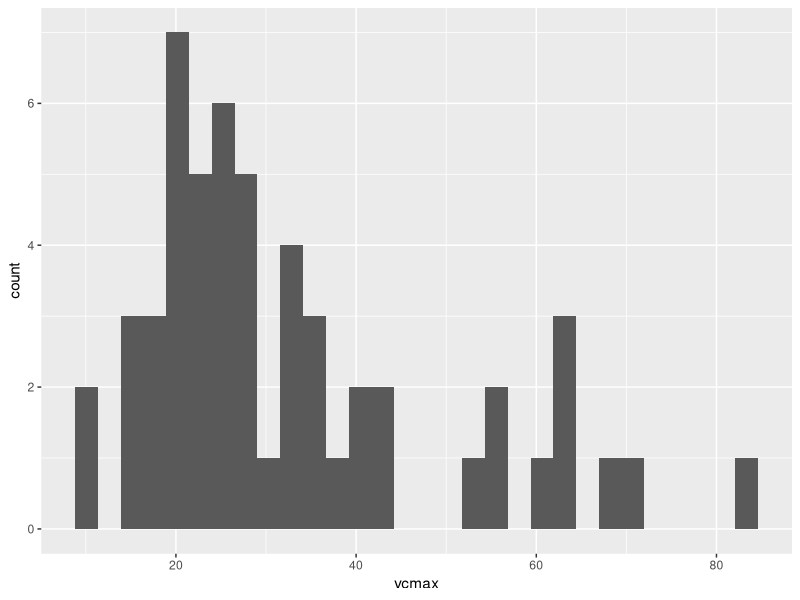
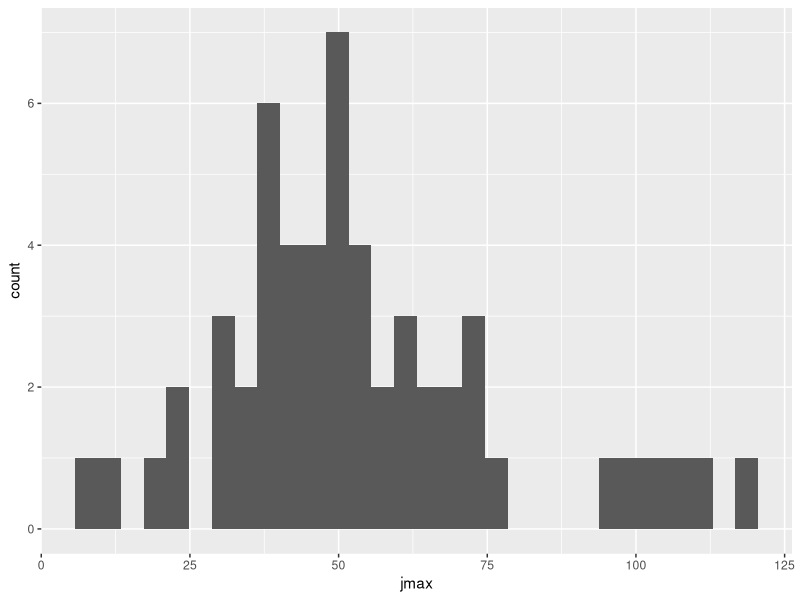
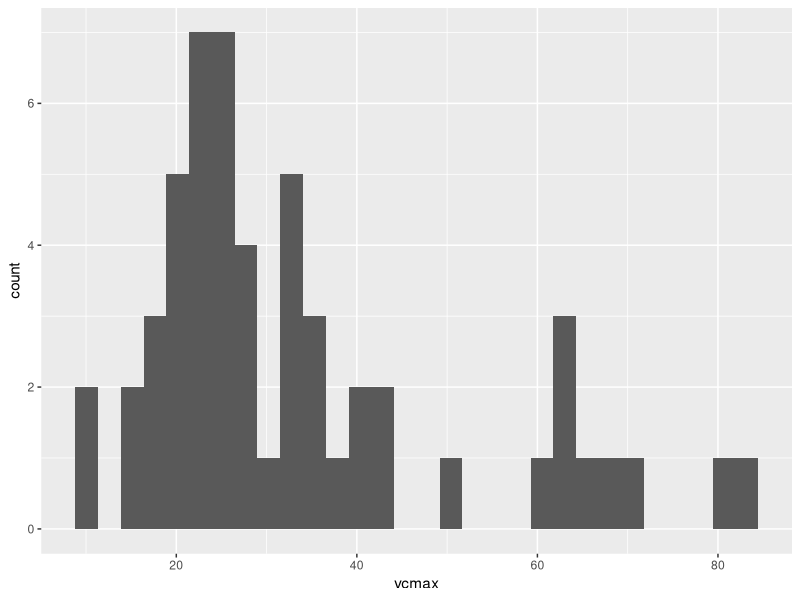
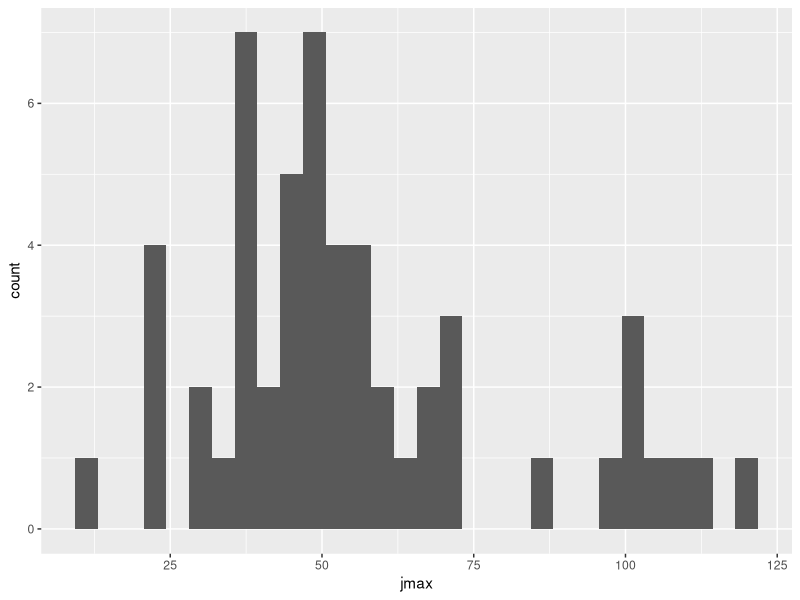
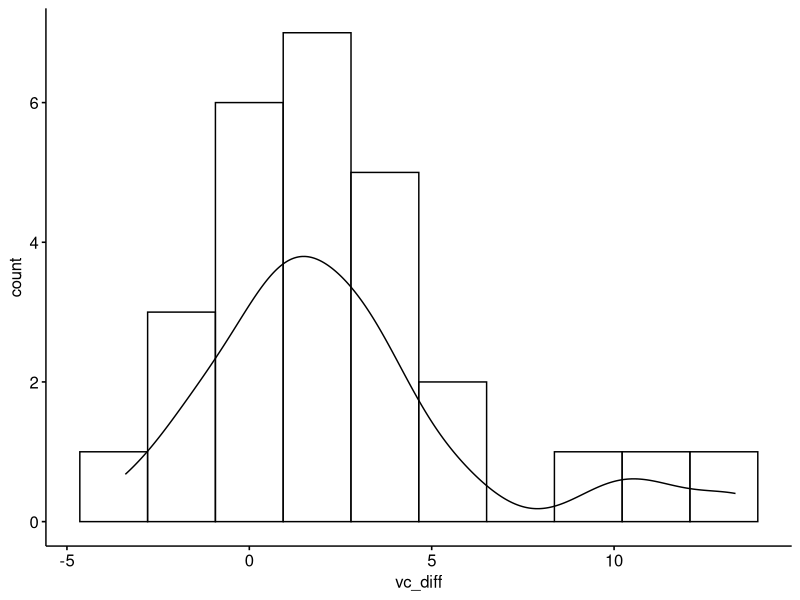
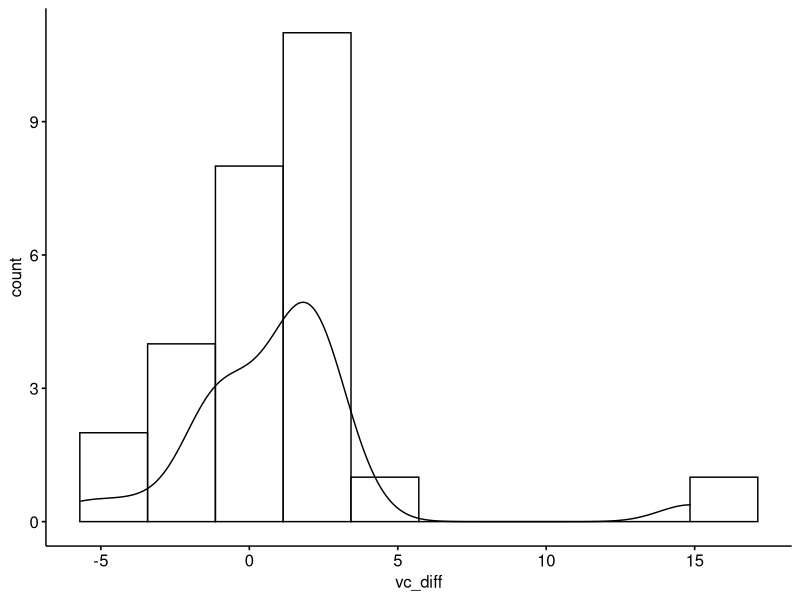
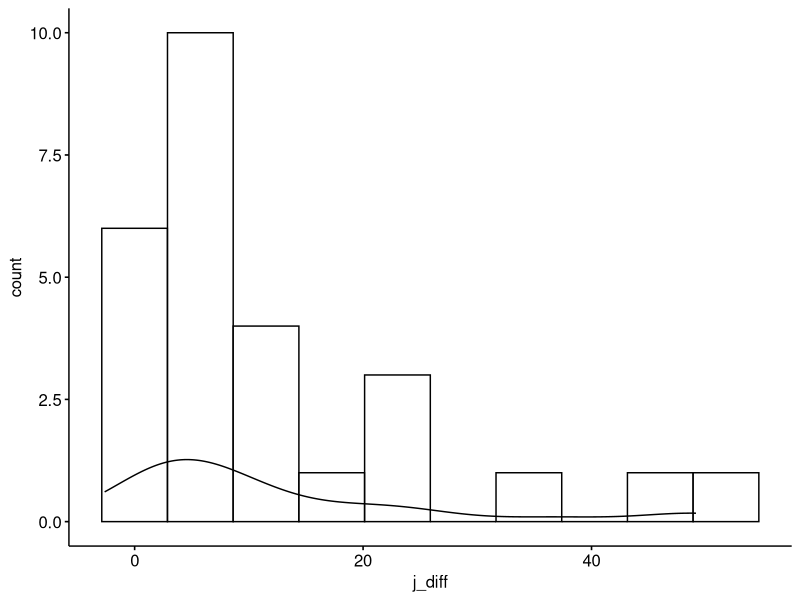
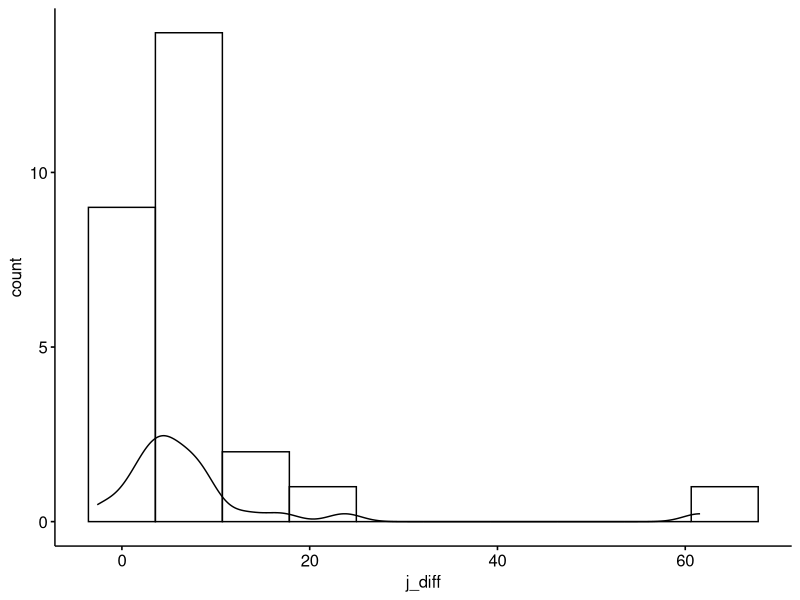

These charts were generated, in order, by the following R code: (Note: this script raises an error after producing the figures.)
# Computing statistical analysis on the A/Ci curve fits from 2_Tapajos_Fit_ACi.R
# Using the 'photosynthesis' package

######### Check to see which of these packages we actually need
library(tidyverse) 
library(ggpubr) 
library(car)
library(rstatix)
library(reshape2) 
library(here) 


# Load and Subset the datasets -------------------------------------------

### Tree ids
ids <- read.csv(here("3_Clean_data/id_codebook.csv")) #%>% 
    #rename(treeid = ï..treeid)

### Excluding K6709L3 as the SS curve was not a matched pair with the DAT curve

pho_dat <- read.csv(file = here("5_Results/DAT_photo_pars_crct_noTPU.csv"), 
                    sep = ",", 
                    header = TRUE, na.strings = 1000) %>% 
    ## TPU values at 1000 are coded as NA
    subset(ID != "K6709L3")

pho_SS <- read.csv(file = here("5_Results/SS_photo_pars_crct_noTPU.csv"),
                   sep = ",", 
                   header = TRUE, na.strings = 1000) %>% 
    subset(ID != "K6709L3")


pho_dat_tpu <- read.csv(file = here("5_Results/DAT_photo_pars_crct_TPU.csv"),
                        sep = ",", 
                        header = TRUE, na.strings = 1000) %>%  
    ## TPU values at 1000 are coded as NA
    subset(ID != "K6709L3")



pho_SS_tpu <- read.csv(file = here("5_Results/SS_photo_pars_crct_TPU.csv"),
                       sep = ",", 
                       header = TRUE, na.strings = 1000) %>% 
    subset(ID != "K6709L3")


### Append the datasets together (separate for TPU and noTPU)
pho_both <- rbind(pho_dat, pho_SS)
pho_both_tpu <- rbind(pho_dat_tpu, pho_SS_tpu)


# Subset out the No overshoot data

pho_nd <- pho_dat %>% 
    subset(ID != "K6707L2" & ID != "K6707L2-2" & ID != "K6707L1" & ID != "K6707L1-1" & ID != "K6709L6" & ID != "K6714L2" & ID != "K6714L1" & ID != "K6702L1" & ID != "K6706L2" & ID != "K6706L1" & ID != "K6709L2")

pho_nd_tpu <- pho_dat_tpu %>% 
    subset(ID != "K6707L2" & ID != "K6707L2-2" & ID != "K6707L1" & ID != "K6707L1-1" & ID != "K6709L6" & ID != "K6714L2" & ID != "K6714L1" & ID != "K6702L1" & ID != "K6706L2" & ID != "K6706L1" & ID != "K6709L2")

### Append those datasets together
pho_nd_both <- rbind(pho_nd, pho_SS)
pho_nd_both_tpu <- rbind(pho_nd_tpu, pho_SS_tpu)


# Initial Processing/Grouping ----------------------------------

# Full data, no TPU

pho_leaf <- mutate(pho_both, leaf_unique = substring(ID, 1, 7))
pho_stat <- select(pho_leaf, 
                   'curv_meth', 'Best_Vcmax_25C', 'Best_Jmax_25C',
                   'V_TPU', 'ID', 'treeid',
                   'leaf_unique', "V_cmax_se", "J_se", "V_TPU_se") %>% 
    rename(.,
           vcmax = Best_Vcmax_25C,
           jmax = Best_Jmax_25C,
           tpu = V_TPU,
           leaf_id = ID) %>% 
    mutate(fit_type = "no_tpu")
# Describe factor levels: 0 is SS, 1 is DAT
# pho_stat$curv_meth <- factor(pho_stat$curv_meth) ########## Is this necessary?

write.csv(pho_stat, file = here("3_Clean_data/pho_stat.csv"))

# Full data, with TPU
pho_leaf_tpu <- mutate(pho_both_tpu, leaf_unique = substring(ID, 1, 7))
pho_stat_tpu <- select(pho_leaf_tpu,
                       'curv_meth', 'Best_Vcmax_25C', 'Best_Jmax_25C', 
                       'V_TPU', 'ID', 'treeid',
                       'leaf_unique', 'V_cmax_se', 'J_se', 'V_TPU_se') %>% 
    rename(.,
           vcmax = Best_Vcmax_25C,
           jmax = Best_Jmax_25C,
           tpu = V_TPU,
           leaf_id = ID) %>% 
    mutate(fit_type = "tpu")
# Describe factor levels: 0 is SS, 1 is DAT
# pho_stat_tpu$curv_meth <- factor(pho_stat_tpu$curv_meth)

write.csv(pho_stat_tpu, file = here("3_Clean_data/pho_stat_tpu.csv"))



### Bind the results together
all_results <- rbind(pho_stat, pho_stat_tpu)




# No overshoot, no TPU
pho_nd_leaf <- mutate(pho_nd_both, leaf_unique = substring(ID, 1, 7))
pho_nd_stat <- select(pho_nd_leaf, 'curv_meth', 
                      'Best_Vcmax_25C', 'Best_Jmax_25C',
                      'V_TPU', 'ID', 'treeid',
                      'leaf_unique', 'V_cmax_se', 'J_se', 'V_TPU_se') %>% 
    rename(.,
           vcmax = Best_Vcmax_25C,
           jmax = Best_Jmax_25C,
           tpu = V_TPU,
           leaf_id = ID) %>%
    mutate(fit_type = "no_tpu")
#Describe factor levels: 0 is SS, 1 is DAT
# pho_nd_stat$curv_meth <- factor(pho_nd_stat$curv_meth)

write.csv(pho_nd_stat, file = here("3_Clean_data/pho_nd_stat.csv"))



# No overshoot, with TPU
pho_nd_leaf_tpu <- mutate(pho_nd_both_tpu, leaf_unique = substring(ID, 1, 7))
pho_nd_stat_tpu <- select(pho_nd_leaf_tpu, 'curv_meth', 'Best_Vcmax_25C', 
                          'Best_Jmax_25C', 'V_TPU', 'treeid',
                          'ID', 'leaf_unique', "V_cmax_se", "J_se", 'V_TPU_se') %>% 
    rename(.,
           vcmax = Best_Vcmax_25C,
           jmax = Best_Jmax_25C,
           tpu = V_TPU,
           leaf_id = ID) %>% 
    mutate(fit_type = "tpu")
#Describe factor levels: 0 is SS, 1 is DAT
# pho_nd_stat_tpu$curv_meth <- factor(pho_nd_stat_tpu$curv_meth)

write.csv(pho_nd_stat_tpu, file = here("3_Clean_data/pho_nd_stat_tpu.csv"))

# Calculate mean Vcmax and Jmax values: All Data ------------------------------------

### Create summary table for WITH TPU results
tpu_results_grp <- pho_stat_tpu %>%
    group_by(curv_meth, leaf_unique) %>% 
    summarise(vcmax = mean(vcmax),
            jmax = mean(jmax)) %>% 
    mutate(fit_type = "tpu",
           treeid = substring(leaf_unique, 1, 5))


### Create summary table for WITHOUT TPU results
notpu_results_grp <- pho_stat %>%
    group_by(curv_meth, leaf_unique) %>% 
    summarise(vcmax = mean(vcmax),
            jmax = mean(jmax)) %>%
    mutate(fit_type = "no_tpu",
           treeid = substring(leaf_unique, 1, 5))

### Merge the summary tables together
all_avg_lf_res <- rbind(tpu_results_grp, notpu_results_grp)
#all_avg_lf_res$fit_type <- factor(all_avg_lf_res$fit_type)


# WITH TPU results

### Pull out the DAT and SS results to concatenate width-wise to calculate differences

## Pull out the DAT results
dat_res_tpu_summ <- filter(tpu_results_grp, curv_meth == "DAT") %>% 
    rename(dat_vcmax = vcmax,
           dat_jmax = jmax)

## Pull out the SS results
ss_res_tpu_summ <- filter(tpu_results_grp, curv_meth == "SS") %>% 
    rename(ss_vcmax = vcmax,
           ss_jmax = jmax)


## Join datasets, calculate diff and SE
diff_tpu_lf <- full_join(dat_res_tpu_summ, ss_res_tpu_summ, 
                          by = c("leaf_unique", "treeid", "fit_type")) %>% 
    mutate(vc_diff = ss_vcmax - dat_vcmax,
           j_diff = ss_jmax - dat_jmax) 


diff_tpu_tree <- ungroup(diff_tpu_lf) %>%
    group_by(treeid) %>% 
    mutate(vc_diff_se = sd(vc_diff)/sqrt(nrow(dat_res_tpu_summ))) %>% 
    mutate(j_diff_se = sd(j_diff)/sqrt(nrow(dat_res_tpu_summ))) %>% 
    summarize(vc_diff = mean(vc_diff),
              j_diff = mean(j_diff),
              vc_diff_se = mean(vc_diff_se),
              j_diff_se = mean(j_diff_se))


### Adding back in the relative canopy position and sorting by height
rel_can_pos <- select(ids, treeid, rel_can_pos)
diff_tpu_tree <- left_join(diff_tpu_tree, rel_can_pos, by = "treeid")
diff_tpu_tree <- diff_tpu_tree[order(diff_tpu_tree$rel_can_pos, decreasing = TRUE),]

diff_tpu_tree_codes <- left_join(diff_tpu_tree, ids, by = "treeid")


### Write .csv file of WITH TPU differences
write.csv(diff_tpu_tree_codes, here("5_Results/tree_diffs_summary_TPU.csv"))
write.csv(diff_tpu_lf, here("3_Clean_data/lf_diffs_summ_TPU.csv"))



# WITHOUT TPU

### Pull out the DAT and SS results to concatenate width-wise to calculate differences

### Pull out the DAT results
dat_res_notpu_summ <- filter(notpu_results_grp, curv_meth == "DAT") %>% 
    rename(dat_vcmax = vcmax,
           dat_jmax = jmax)

### Pull out the SS results
ss_res_notpu_summ <- filter(notpu_results_grp, curv_meth == "SS") %>% 
    rename(ss_vcmax = vcmax,
           ss_jmax = jmax)


### Join datasets, calculate diff and SE
diff_notpu_lf <- full_join(dat_res_notpu_summ, ss_res_notpu_summ, 
                             by = c("leaf_unique", "treeid", "fit_type")) %>% 
    mutate(vc_diff = ss_vcmax - dat_vcmax) %>% 
    mutate(j_diff = ss_jmax - dat_jmax)

diff_notpu_tree <- ungroup(diff_notpu_lf) %>% 
    group_by(treeid) %>% 
    mutate(vc_diff_se = sd(vc_diff) / sqrt(nrow(dat_res_notpu_summ))) %>% 
    mutate(j_diff_se = sd(j_diff) / sqrt(nrow(dat_res_notpu_summ))) %>% 
    group_by(treeid) %>% 
    summarize(vc_diff = mean(vc_diff),
              j_diff = mean(j_diff),
              vc_diff_se = mean(vc_diff_se),
              j_diff_se = mean(j_diff_se))



### Adding back in the relative canopy position and sorting by height
rel_can_pos <- select(ids, treeid, rel_can_pos)
diff_notpu_tree <- left_join(diff_notpu_tree, rel_can_pos, by = "treeid")
diff_notpu_tree <- diff_notpu_tree[order(diff_notpu_tree$rel_can_pos, decreasing = TRUE),]
diff_notpu_tree_codes <- left_join(diff_notpu_tree, ids, by = "treeid")


### Write .csv file of WITHOUT TPU differences
write.csv(diff_notpu_tree_codes, here("5_Results/tree_diffs_summary_noTPU.csv"))
write.csv(diff_notpu_lf, here("3_Clean_data/lf_diffs_summ_noTPU.csv"))


# Calculate mean Vcmax and Jmax values: No Overshoot Data -----------------------------

### Create summary table for WITH TPU results
tpu_nd_results_grp <- pho_nd_stat_tpu %>%
    group_by(curv_meth, leaf_unique) %>% 
    reframe(vcmax = mean(vcmax),
            jmax = mean(jmax)) %>% 
    mutate(fit_type = "tpu",
           treeid = substring(leaf_unique, 1, 5))


### Create summary table for WITHOUT TPU results
notpu_nd_results_grp <- pho_nd_stat %>%
    group_by(curv_meth, leaf_unique) %>% 
    reframe(vcmax = mean(vcmax),
            jmax = mean(jmax)) %>%
    mutate(fit_type = "no_tpu",
           treeid = substring(leaf_unique, 1, 5))

### Merge the summary tables together
nd_avg_lf_res <- rbind(tpu_nd_results_grp, notpu_nd_results_grp)
#all_avg_lf_res$fit_type <- factor(all_avg_lf_res$fit_type)


# WITH TPU results

### Pull out the DAT and SS results to concatenate width-wise to calculate differences

## Pull out the DAT results
dat_nd_res_tpu_summ <- filter(tpu_nd_results_grp, curv_meth == "DAT") %>% 
    rename(dat_vcmax = vcmax,
           dat_jmax = jmax)

## Pull out the SS results
ss_nd_res_tpu_summ <- filter(tpu_nd_results_grp, curv_meth == "SS") %>% 
    rename(ss_vcmax = vcmax,
           ss_jmax = jmax)


## Join datasets, calculate diff and SE
nd_diff_tpu_lf <- full_join(dat_nd_res_tpu_summ, ss_nd_res_tpu_summ, 
                           by = c("leaf_unique", "treeid", "fit_type")) %>% 
    mutate(vc_diff = ss_vcmax - dat_vcmax,
           j_diff = ss_jmax - dat_jmax) 


nd_diff_tpu_tree <- ungroup(nd_diff_tpu_lf) %>%
    group_by(treeid) %>% 
    mutate(vc_diff_se = sd(vc_diff)/sqrt(nrow(dat_nd_res_tpu_summ))) %>% 
    mutate(j_diff_se = sd(j_diff)/sqrt(nrow(dat_nd_res_tpu_summ))) %>% 
    summarize(vc_diff = mean(vc_diff),
              j_diff = mean(j_diff),
              vc_diff_se = mean(vc_diff_se),
              j_diff_se = mean(j_diff_se))


### Adding back in the relative canopy position and sorting by height
rel_can_pos <- select(ids, treeid, rel_can_pos)
nd_diff_tpu_tree <- left_join(nd_diff_tpu_tree, rel_can_pos, by = "treeid")
nd_diff_tpu_tree <- nd_diff_tpu_tree[order(nd_diff_tpu_tree$rel_can_pos, decreasing = TRUE),]

nd_diff_tpu_tree_codes <- left_join(nd_diff_tpu_tree, ids, by = "treeid")


### Write .csv file of WITH TPU differences
write.csv(nd_diff_tpu_tree_codes, here("5_Results/tree_nOS_diffs_summary_TPU.csv"))




# WITHOUT TPU

### Pull out the DAT and SS results to concatenate width-wise to calculate differences

### Pull out the DAT results
dat_nd_res_notpu_summ <- filter(notpu_nd_results_grp, curv_meth == "DAT") %>% 
    rename(dat_vcmax = vcmax,
           dat_jmax = jmax)

### Pull out the SS results
ss_nd_res_notpu_summ <- filter(notpu_nd_results_grp, curv_meth == "SS") %>% 
    rename(ss_vcmax = vcmax,
           ss_jmax = jmax)


### Join datasets, calculate diff and SE
nd_diff_notpu_lf <- full_join(dat_nd_res_notpu_summ, ss_nd_res_notpu_summ, 
                             by = c("leaf_unique", "treeid", "fit_type")) %>% 
    mutate(vc_diff = ss_vcmax - dat_vcmax) %>% 
    mutate(j_diff = ss_jmax - dat_jmax)

nd_diff_notpu_tree <- ungroup(nd_diff_notpu_lf) %>% 
    group_by(treeid) %>% 
    mutate(vc_diff_se = sd(vc_diff) / sqrt(nrow(dat_nd_res_notpu_summ))) %>% 
    mutate(j_diff_se = sd(j_diff) / sqrt(nrow(dat_nd_res_notpu_summ))) %>% 
    group_by(treeid) %>% 
    summarize(vc_diff = mean(vc_diff),
              j_diff = mean(j_diff),
              vc_diff_se = mean(vc_diff_se),
              j_diff_se = mean(j_diff_se))



### Adding back in the relative canopy position and sorting by height
rel_can_pos <- select(ids, treeid, rel_can_pos)
nd_diff_notpu_tree <- left_join(nd_diff_notpu_tree, rel_can_pos, by = "treeid")
nd_diff_notpu_tree <- nd_diff_notpu_tree[order(nd_diff_notpu_tree$rel_can_pos, decreasing = TRUE),]
nd_diff_notpu_tree_codes <- left_join(nd_diff_notpu_tree, ids, by = "treeid")


### Write .csv file of WITHOUT TPU differences
write.csv(nd_diff_notpu_tree_codes, here("5_Results/tree_nOS_diffs_summary_noTPU.csv"))




# Taking out the SS leaves which had OS DAT pairs and calculating the mean

## WITHOUT TPU 
grp_pho_nd_SS <- pho_nd_stat %>%
    filter(curv_meth == "SS") %>% 
    group_by(leaf_unique) %>% 
    subset(leaf_unique != "K6702L1"
           & leaf_unique != "K6706L1"
           & leaf_unique != "K6706L2"
           & leaf_unique != "K6707L1"
           & leaf_unique != "K6707L2"
           & leaf_unique != "K6709L6"
           & leaf_unique != "K6714L1"
           & leaf_unique != "K6714L2") %>%
    reframe(vcmax = mean(vcmax),
            jmax = mean(jmax), 
            curv_meth = curv_meth, 
            fit_type = fit_type,
            treeid = treeid) 

### Combine with the DAT noOS results
grp_pho_nd_all <- dat_nd_res_notpu_summ %>% 
    rename(vcmax = dat_vcmax, jmax = dat_jmax) %>% 
    rbind(., grp_pho_nd_SS)


# Taking out the SS leaves which had OS DAT pairs and calculating the mean

# WITH TPU
grp_pho_nd_SS_tpu <- pho_nd_stat_tpu %>%
    filter(curv_meth == "SS") %>% 
    group_by(leaf_unique) %>% 
    subset(leaf_unique != "K6702L1"
           & leaf_unique != "K6706L1"
           & leaf_unique != "K6706L2"
           & leaf_unique != "K6707L1"
           & leaf_unique != "K6707L2"
           & leaf_unique != "K6709L6"
           & leaf_unique != "K6714L1"
           & leaf_unique != "K6714L2") %>%
    summarise(vcmax = mean(vcmax),
            jmax = mean(jmax),
            treeid = substring(leaf_unique, 1, 5)) %>% 
    mutate(curv_meth = "SS", 
           fit_type = "tpu")

### Combine with the DAT noOS results
grp_pho_nd_all_tpu <- dat_nd_res_tpu_summ %>% 
    rename(vcmax = dat_vcmax, jmax = dat_jmax) %>% 
    rbind(., grp_pho_nd_SS_tpu)



nd_complete <- rbind(grp_pho_nd_all, grp_pho_nd_all_tpu)
# nd_complete$curv_meth <- factor(nd_complete$curv_meth)
# nd_complete$fit_type <- factor(nd_complete$fit_type)






# Subset curves for the SS TPU v DAT TPU analysis -------------------------

### Pulling out the pairs of curves for which TPU was fit in both
### This leaves 6 SS and 22 DAT

grp_tpu_6SS <- pho_stat_tpu %>% 
    na.omit(tpu) %>%
    filter(curv_meth == "SS") %>% 
    group_by(leaf_unique) %>% 
    reframe(vcmax = vcmax,
            jmax = jmax,
            tpu = tpu,
            curv_meth = "SS")

grp_tpu_6dat <- pho_stat_tpu %>% 
    na.omit(tpu) %>%
    filter(curv_meth == "DAT") %>%
    filter(leaf_unique %in% c("K6706L1", 
                              "K6707L1", 
                              "K6707L2", 
                              "K6709L6",
                              "K6714L1",
                              "K6714L2")) %>%
    group_by(leaf_unique) %>% 
    reframe(vcmax = mean(vcmax),
            jmax = mean(jmax),
            tpu = mean(tpu),
            curv_meth = "DAT")  


tpu_just6_all <- rbind(grp_tpu_6SS, grp_tpu_6dat)
#tpu_just6_all$curv_meth <- factor(tpu_just6_all$curv_meth)


# Produce Summary statistics of results ----------------------

### All data
all_avg_lf_res %>% 
    group_by(curv_meth, fit_type) %>%
    get_summary_stats(vcmax, jmax, show = c("mean", "median", "sd", "min", "max"))


### No-overshoot data
nd_complete %>% 
    group_by(curv_meth, fit_type) %>% 
    get_summary_stats(vcmax, jmax, show = c("mean", "median", "sd", "min", "max"))


### Just the TPU data
tpu_just6_all %>% 
    group_by(curv_meth)%>%
    get_summary_stats(vcmax, jmax, show = c("mean", "median", "sd", "min", "max"))


# Checking Assumptions of t-tests -----------------------------------------


### Looking at histograms for normality: WITHOUT TPU, all data

### Vcmax
all_avg_lf_res %>% 
    filter(fit_type == "no_tpu") %>%
    ggplot(aes(x=vcmax)) + 
    geom_histogram()

### Jmax
all_avg_lf_res %>% 
    filter(fit_type == "no_tpu") %>%
    ggplot(aes(x=jmax)) + 
    geom_histogram()



# Levene's for homogeneity of variance; WITHOUT TPU, all data

all_avg_lf_res %>%
    filter(fit_type == "no_tpu") %>% 
    leveneTest(vcmax ~ curv_meth, data = .)

all_avg_lf_res %>% 
    filter(fit_type == "no_tpu") %>% 
    leveneTest(jmax ~ curv_meth, data = .)

#### Both non-significant. The variances are not significantly different from one another. Therefore we have met the assumption of equal variances



# Shapiro-Wilk test for normality; WITHOUT TPU, all data

# Vcmax
all_avg_lf_res %>%
    filter(fit_type == "no_tpu") %>%
    with(., shapiro.test(vcmax))

all_avg_lf_res %>% 
    filter(fit_type == "no_tpu") %>%
    with(., shapiro.test(vcmax[curv_meth == "DAT"]))

all_avg_lf_res %>%
    filter(fit_type == "no_tpu") %>% 
    with(., shapiro.test(vcmax[curv_meth == "SS"]))

# Jmax
all_avg_lf_res %>% 
    filter(fit_type == "no_tpu") %>% 
    with(., shapiro.test(jmax))

all_avg_lf_res %>%
    filter(fit_type == "no_tpu") %>%
    with(., shapiro.test(jmax[curv_meth == "DAT"]))

all_avg_lf_res %>% 
    filter(fit_type == "no_tpu") %>% 
    with(., shapiro.test(jmax[curv_meth == "SS"]))

#All but one deviates from normal




# Looking at histograms for normality, WITH TPU, all data

all_avg_lf_res %>% 
    filter(fit_type == "tpu") %>%
    ggplot(aes(x=vcmax)) + 
    geom_histogram()

all_avg_lf_res %>% 
    filter(fit_type == "tpu") %>%
    ggplot(aes(x=jmax)) + 
    geom_histogram()



# Levene's for homogeneity of variance; WITH TPU, all data
all_avg_lf_res %>% 
    filter(fit_type == "tpu") %>% 
    leveneTest(vcmax ~ curv_meth, data = .)

all_avg_lf_res %>%
    filter(fit_type == "tpu") %>% 
    leveneTest(jmax ~ curv_meth, data = .)

# Both non-significant. The variances are not significantly different from one another. Therefore we have met the assumption of equal variances



# Shapiro-Wilk's test for normality, WITH TPU, all data

### Vcmax
all_avg_lf_res %>% 
    filter(fit_type == "tpu") %>% 
    with(., shapiro.test(vcmax))

all_avg_lf_res %>%
    filter(fit_type == "tpu") %>% 
    with(., shapiro.test(vcmax[curv_meth == "DAT"]))

all_avg_lf_res %>% 
    filter(fit_type == "tpu") %>%
    with(., shapiro.test(vcmax[curv_meth == "SS"]))

### Jmax
all_avg_lf_res %>% 
    filter(fit_type == "tpu") %>%
    with(., shapiro.test(jmax))

all_avg_lf_res %>%
    filter(fit_type == "tpu") %>% 
    with(., shapiro.test(jmax[curv_meth == "DAT"]))

all_avg_lf_res %>%
    filter(fit_type == "tpu") %>%
    with(., shapiro.test(jmax[curv_meth == "SS"]))
#Most deviate from normal




# Testing assumptions for No Overshoot data

# Levene's test; no overshoot

## WITH TPU
nd_complete %>%
    filter(fit_type == "tpu") %>% 
    leveneTest(vcmax ~ curv_meth, data = .)

nd_complete %>%
    filter(fit_type == "tpu") %>%
    leveneTest(jmax ~ curv_meth, data = .)

# WITHOUT TPU
nd_complete %>% 
    filter(fit_type == "no_tpu") %>% 
    leveneTest(vcmax ~ curv_meth, data = .)

nd_complete %>%
    filter(fit_type == "no_tpu") %>% 
    leveneTest(jmax ~ curv_meth, data = .)

# Met assumption of homogeneity of variances



# Shapiro Wilk Test; no overshoot, WITHOUT TPU

### Vcmax
nd_complete %>%
    filter(fit_type == "no_tpu") %>% 
    with(., shapiro.test(vcmax))

nd_complete %>% 
    filter(fit_type == "no_tpu") %>%
    with(., shapiro.test(vcmax[curv_meth == "DAT"]))

nd_complete %>% 
    filter(fit_type == "no_tpu") %>% 
    with(., shapiro.test(vcmax[curv_meth == "SS"]))


### Jmax
nd_complete %>% 
    filter(fit_type == "no_tpu") %>%
    with(., shapiro.test(jmax))

nd_complete %>% 
    filter(fit_type == "no_tpu") %>%
    with(., shapiro.test(jmax[curv_meth == "DAT"]))

nd_complete %>% 
    filter(fit_type == "no_tpu") %>% 
    with(., shapiro.test(jmax[curv_meth == "SS"]))



### Shapiro-Wilk test; no overshoot, WITH TPU

### Vcmax
nd_complete %>% 
    filter(fit_type == "tpu") %>% 
    with(., shapiro.test(vcmax))

nd_complete %>%
    filter(fit_type == "tpu") %>% 
    with(., shapiro.test(vcmax[curv_meth == "DAT"]))

nd_complete %>% 
    filter(fit_type == "tpu") %>%
    with(., shapiro.test(vcmax[curv_meth == "SS"]))

### Jmax
nd_complete %>%
    filter(fit_type == "tpu") %>% 
    with(., shapiro.test(jmax))

nd_complete %>%
    filter(fit_type == "tpu") %>%
    with(., shapiro.test(jmax[curv_meth == "DAT"]))

nd_complete %>% 
    filter(fit_type == "tpu") %>% 
    with(., shapiro.test(jmax[curv_meth == "SS"]))

# They all deviate from normal.


# Checking the symmetric distribution of Wilcoxon -----------------------------------------

# To use wilcoxon paired, we assume the differences between paired samples are distributed symmetrically about the median


### Combine the difference datasets
#diff_lf <- rbind(diff_notpu_lf, diff_tpu_lf)



gghistogram(diff_notpu_lf, x = "vc_diff", bins = 10, add_density = TRUE)
#That should be fine

gghistogram(diff_tpu_lf, x = "vc_diff", bins = 10, add_density = TRUE)
#okay


### Jmax
gghistogram(diff_notpu_lf, x = "j_diff", bins = 10, add_density = TRUE)

gghistogram(diff_tpu_lf, x = "j_diff", bins = 10, add_density = TRUE)
#### not great!; far worse than Vcmax differences



# No Overshoot data

#nd_diff_lf <- rbind(nd_diff_notpu_lf, nd_diff_tpu_lf)

### Vcmax
gghistogram(nd_diff_notpu_lf, x = "vc_diff", bins = 10, add_density = TRUE)
#That should be fine

gghistogram(nd_diff_tpu_lf, x = "vc_diff", bins = 10, add_density = TRUE)
#okay


### Jmax
gghistogram(nd_diff_notpu_lf, x = "j_diff", bins = 10, add_density = TRUE)

gghistogram(nd_diff_tpu_lf, x = "j_diff", bins = 10, add_density = TRUE)
#### not very good; Vcmax is much better


# It's just Jmax where we don't totally meet the Wilcoxon assumptions. 
# We will run both Sign and Wilcoxon for both of these, and make a note of this.



# Run Wilcoxon and Sign tests ------------------------------------------


# All data, Wilcoxon signed rank test on paired samples (and a few sign tests)

### Vcmax Wilcoxon by curve method 
all_avg_lf_res %>%
    group_by(fit_type) %>%
    wilcox_test(data =., vcmax ~ curv_meth, paired = TRUE, detailed = TRUE) %>%
    add_significance()

## Effect size
all_avg_lf_res %>%
    group_by(fit_type) %>% 
    wilcox_effsize(data = ., vcmax ~ curv_meth, paired = TRUE)


### Vcmax Wilcoxon by TPU v. no TPU
all_avg_lf_res %>%
    group_by(curv_meth) %>%
    wilcox_test(data =., vcmax ~ fit_type, paired = TRUE, detailed = TRUE) %>% 
    add_significance()

all_avg_lf_res %>%
    group_by(curv_meth) %>% 
    wilcox_effsize(data = ., vcmax ~ fit_type, paired = TRUE)





### Jmax Wilcoxon by curve method
all_avg_lf_res %>%
    group_by(fit_type) %>%
    wilcox_test(data =., jmax ~ curv_meth, paired = TRUE, detailed = TRUE) %>%
    add_significance()

# Note we're running the sign test here in addition!
all_avg_lf_res %>%
    group_by(fit_type) %>%
    sign_test(data =., jmax ~ curv_meth, detailed = TRUE) %>%
    add_significance()

all_avg_lf_res %>%
    group_by(fit_type) %>% 
    wilcox_effsize(data = ., jmax ~ curv_meth, paired = TRUE)



### Jmax Wilcoxon by TPU v. no TPU
all_avg_lf_res %>%
    group_by(curv_meth) %>%
    wilcox_test(data =., jmax ~ fit_type, paired = TRUE, detailed = TRUE) %>%
    add_significance()

# Sign test here. Note we have a different result.
all_avg_lf_res %>%
    group_by(curv_meth) %>%
    sign_test(data =., jmax ~ fit_type, detailed = TRUE) %>%
    add_significance()

all_avg_lf_res %>%
    group_by(curv_meth) %>% 
    wilcox_effsize(data = ., jmax ~ fit_type, paired = TRUE)




# Wilcoxon Tests, no Overshoot subset


### Vcmax Wilcoxon by curve method
nd_complete %>%
    group_by(fit_type) %>%
    wilcox_test(data =., vcmax ~ curv_meth, paired = TRUE, detailed = TRUE) %>%
    add_significance()

nd_complete %>%
    group_by(fit_type) %>% 
    wilcox_effsize(data = ., vcmax ~ curv_meth, paired = TRUE)


### Vcmax Wilcoxon by TPU v. no TPU

### Note that all the SS curves for which TPU was fit had overshoot, so the datasets are same
nd_complete %>%
    group_by(curv_meth) %>%
    wilcox_test(data =., vcmax ~ fit_type, paired = TRUE, detailed = TRUE) %>%
    add_significance()




### Jmax Wilcoxon by curve method
nd_complete %>%
    group_by(fit_type) %>%
    wilcox_test(data =., jmax ~ curv_meth, paired = TRUE, detailed = TRUE) %>%
    add_significance()

nd_complete %>%
    group_by(fit_type) %>%
    wilcox_effsize(data = ., jmax ~ curv_meth, paired = TRUE)


### Jmax Wilcoxon by TPU v. no TPU

### Note that all the SS curves for which TPU was fit had overshoot, so the datasets are same
nd_complete %>%
    group_by(curv_meth) %>%
    wilcox_test(data =., jmax ~ fit_type, paired = TRUE, detailed = TRUE) %>%
    add_significance()




# TPU Wilcoxon

tpu_just6_all %>% 
    wilcox_test(data = ., tpu ~ curv_meth, paired = TRUE, detailed = TRUE) %>% 
    add_significance()

tpu_just6_all %>% 
    wilcox_effsize(data = ., tpu ~ curv_meth, paired = TRUE)

